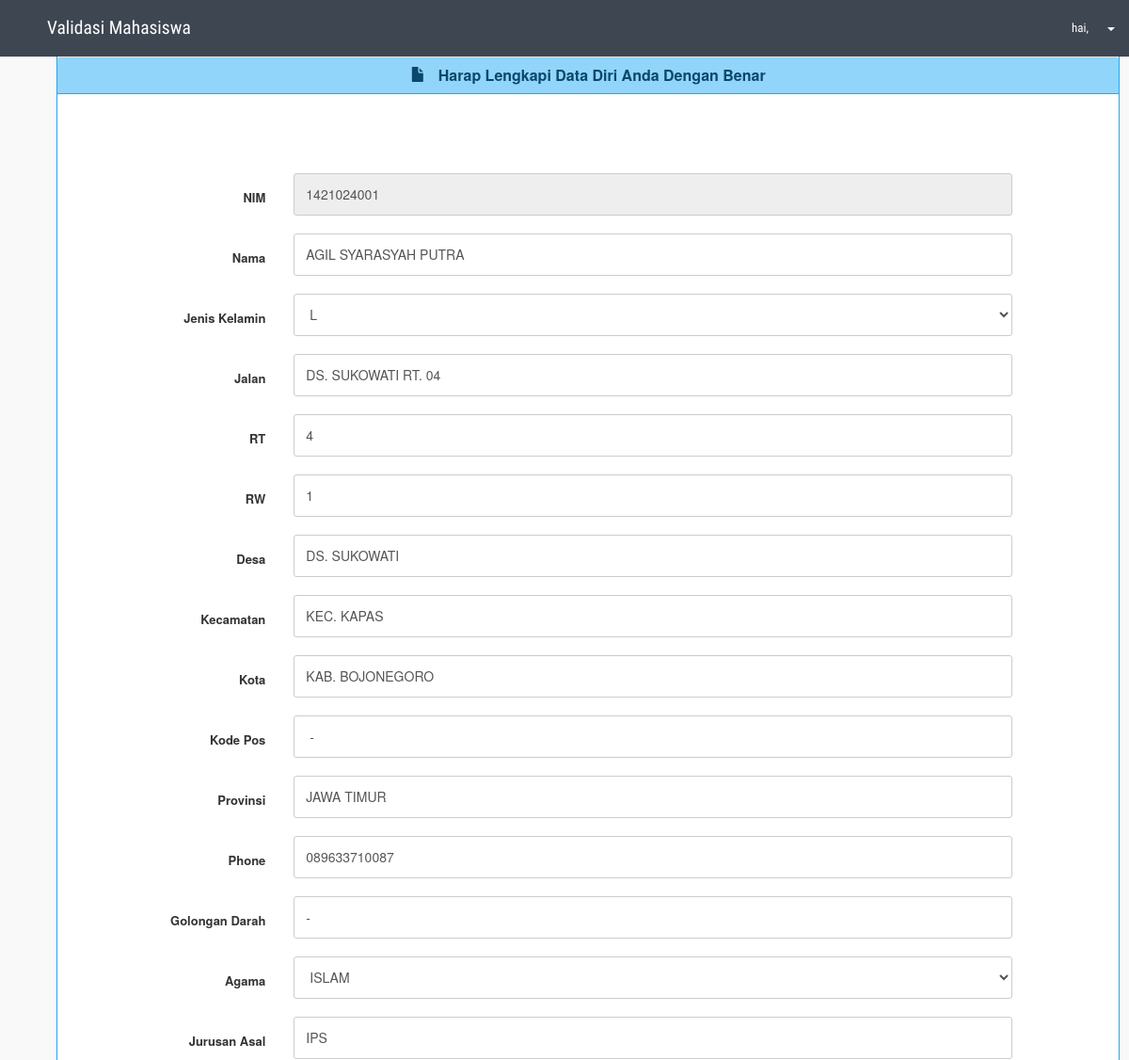
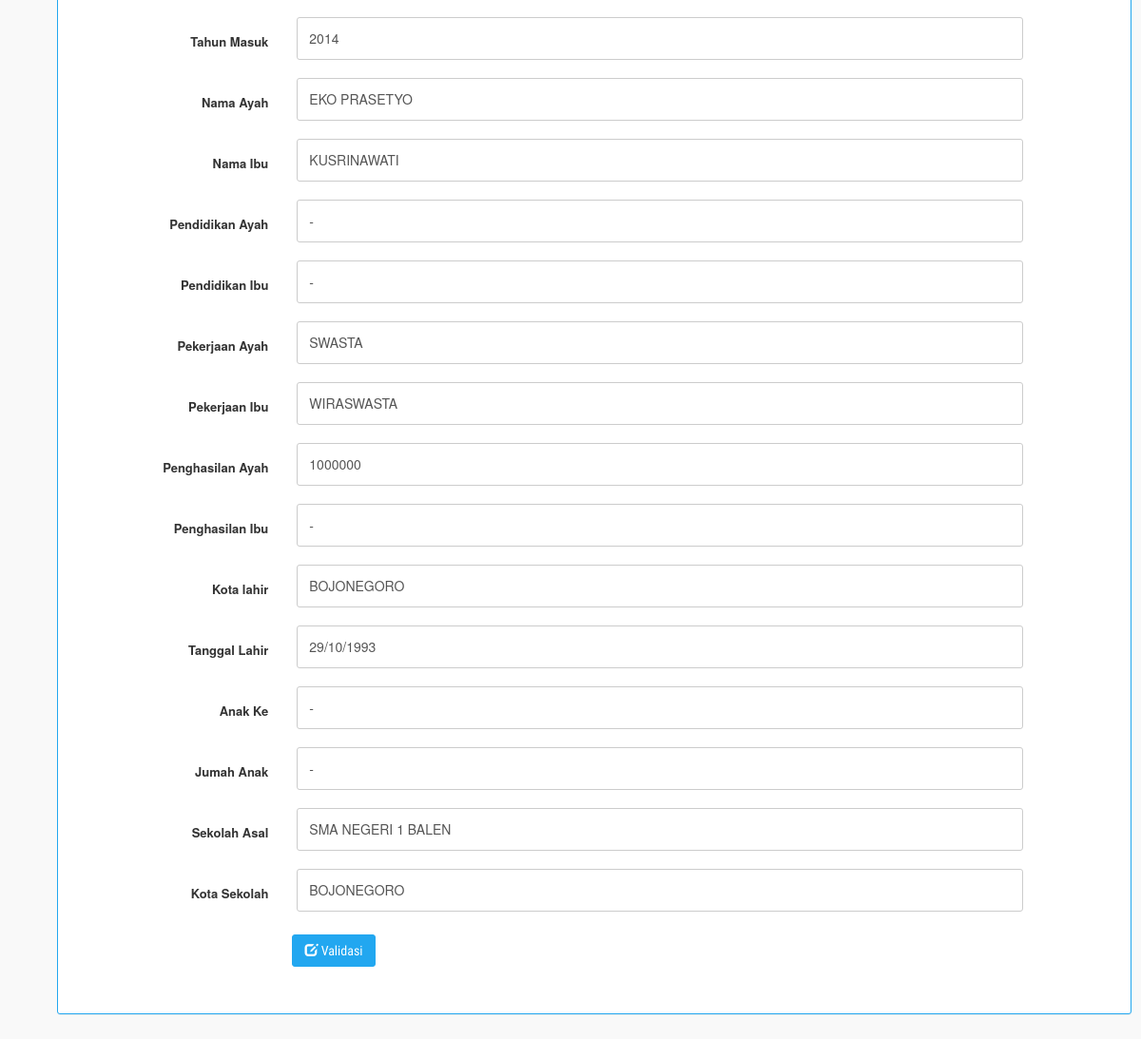
The page /index.php/validasi/validasi/mahasiswa/1421024001 (signed in) on the database its author committed (2 pictures, top to bottom).
### tables this page shows
CREATE TABLE IF NOT EXISTS `mahasiswa` (
  `nim` varchar(10) NOT NULL,
  `nama_mahasiswa` varchar(30) NOT NULL,
  `jk` enum('L','K','','') NOT NULL,
  `jalan` varchar(20) NOT NULL,
  `rt` varchar(5) NOT NULL,
  `rw` varchar(5) NOT NULL,
  `desa` varchar(20) NOT NULL,
  `kecamatan` varchar(20) NOT NULL,
  `kota` varchar(20) NOT NULL,
  `kode_pos` varchar(10) NOT NULL,
  `provinsi` varchar(20) NOT NULL,
  `phone` varchar(20) NOT NULL,
  `gol_darah` varchar(2) NOT NULL,
  `agama` varchar(10) NOT NULL,
  `jurusan_asal` varchar(20) NOT NULL,
  `tahun_masuk` varchar(5) NOT NULL,
  `ayah` varchar(20) NOT NULL,
  `ibu` varchar(20) NOT NULL,
  `pendidikan_ayah` varchar(10) NOT NULL,
  `pendidikan_ibu` varchar(10) NOT NULL,
  `pekerjaan_ayah` varchar(10) NOT NULL,
  `pekerjaan_ibu` varchar(10) NOT NULL,
  `penghasilan_ayah` varchar(10) NOT NULL,
  `penghasilan_ibu` varchar(10) NOT NULL,
  `kota_lahir` varchar(20) NOT NULL,
  `tanggal_lahir` varchar(10) NOT NULL,
  `anak_ke` varchar(3) NOT NULL,
  `jumlah_anak` varchar(3) NOT NULL,
  `asal_sekolah` varchar(20) NOT NULL,
  `kota_sekolah` varchar(10) NOT NULL,
  `gelombang` varchar(5) NOT NULL,
  `status` enum('aktif','nonaktif','','') NOT NULL,
  `username` varchar(20) NOT NULL,
  `password` varchar(50) NOT NULL,
  `nilai_stl` varchar(3) NOT NULL,
  `nilai_rstl` varchar(3) NOT NULL,
  `jumlah_mp` varchar(5) NOT NULL
);

### application/controllers/validasi.php (called while the page is built, shortened)
<?php
class Validasi extends CI_Controller{
	function __construct(){
		$this->load->model('m_mahasiswa');
		$this->load->model('m_dosen');
		$this->load->model('m_tata_usaha');
		$this->load->model('m_login');
		$this->load->library(array('pagination','form_validation','upload'));
		$this->load->helper('back');
    }
    function validasi(){
		$data['title']="Validasi Mahasiswa | SI DC AKN Bojonegoro";
		$data['judul']="Validasi Mahasiswa";
		$data['content']="validasimaha/index.php";
		$user=$this->uri->segment(4);
		$data['session_id']=$user;
		$data['mahasiswa']=$this->m_login->maha($user)->row_array();
		$this->load->view('admin/template_maha',$data);
    }
}

### index.php (called while the page is built, shortened)
<?php
require_once BASEPATH.'core/CodeIgniter.php';

### application/models/m_login.php (called while the page is built, shortened)
<?php
class M_login extends CI_Model{
	function maha($username){
        $q=$this->db->query("select * from mahasiswa
							where username='$username'");
        return $q;
    }
}

### application/views/admin/validasimaha/index.php (the view, shortened to what this page needs)
<div class="panel panel-info side-body">
	<div class="panel-heading">
		<h4 class="panel-title">
			<center><span class="glyphicon glyphicon-file"/></span>&nbsp;&nbsp;<strong> Harap Lengkapi Data Diri Anda Dengan Benar</strong></center>
		</h4>
    </div>
	<div class="side-body padding-top">
		<div class="row">
			<div class="col-sm-	6 col-xs-12">
				<div class="col-xs-12">
					<?php $nim=$mahasiswa['nim']; ?>
					<form class="form-horizontal" role="form" action="<?php echo site_url('validasi/validasi_proses/'.$nim);?>" method="post">
						<div class="form-group">
							<label class="col-sm-2 control-label">NIM</label>
							<div class="col-sm-9">
								<input type="text" name="nim" class="form-control" value="<?php echo $mahasiswa['nim'];?>" readonly="readonly">
							</div>
						</div>
						<div class="form-group">
						<label class="col-sm-2 control-label">Nama</label>
							<div class="col-sm-9">
								<input type="text" name="nama_mahasiswa" class="form-control" value="<?php echo $mahasiswa['nama_mahasiswa'];?>">
							</div>
						</div>
						<div class="form-group">
							<label class="col-sm-2 control-label">Jenis Kelamin</label>
							<div class="col-sm-9">
								<select name="jenis_kelamin" class="form-control">
									<option value="<?php echo $mahasiswa['jk'];?>"><?php echo $mahasiswa['jk'];?></option>
								</select>
							</div>
						</div>
						<div class="form-group">
							<label class="col-sm-2 control-label">Jalan</label>
							<div class="col-sm-9">
								<input type="text" name="jalan" class="form-control" value="<?php echo $mahasiswa['jalan'];?>">
							</div>
						</div>
						<div class="form-group">
							<label class="col-sm-2 control-label">RT</label>
							<div class="col-sm-9">
								<input type="text" name="rt" class="form-control" value="<?php echo $mahasiswa['rt'];?>">
							</div>
						</div>
						<div class="form-group">
							<label class="col-sm-2 control-label">RW</label>
							<div class="col-sm-9">
								<input type="text" name="rw" class="form-control" value="<?php echo $mahasiswa['rw'];?>">
							</div>
						</div>
						<div class="form-group">
							<label class="col-sm-2 control-label">Desa</label>
							<div class="col-sm-9">
								<input type="text" name="desa" class="form-control" value="<?php echo $mahasiswa['desa'];?>">
							</div>
						</div>
						<div class="form-group">
							<label class="col-sm-2 control-label">Kecamatan</label>
							<div class="col-sm-9">
								<input type="text" name="kecamatan" class="form-control" value="<?php echo $mahasiswa['kecamatan'];?>">
							</div>
						</div>
						<div class="form-group">
							<label class="col-sm-2 control-label">Kota</label>
							<div class="col-sm-9">
								<input type="text" name="kota" class="form-control" value="<?php echo $mahasiswa['kota'];?>">
							</div>
						</div>
						<div class="form-group">
							<label class="col-sm-2 control-label">Kode Pos</label>
							<div class="col-sm-9">
								<input type="text" name="kode_pos" class="form-control" value="<?php echo $mahasiswa['kode_pos'];?>">
							</div>
						</div>
						<div class="form-group">
							<label class="col-sm-2 control-label">Provinsi</label>
							<div class="col-sm-9">
								<input type="text" name="provinsi" class="form-control" value="<?php echo $mahasiswa['provinsi'];?>">
							</div>
						</div>
						<div class="form-group">
							<label class="col-sm-2 control-label">Phone</label>
							<div class="col-sm-9">
								<input type="text" name="phone" class="form-control" value="<?php echo $mahasiswa['phone'];?>">
							</div>
						</div>
						<div class="form-group">
							<label class="col-sm-2 control-label">Golongan Darah</label>
							<div class="col-sm-9">
								<input type="text" name="gol_darah" class="form-control" value="<?php echo $mahasiswa['gol_darah'];?>">
							</div>
						</div>
						<div class="form-group">
							<label class="col-sm-2 control-label">Agama</label>
							<div class="col-sm-9">
								<select name="agama" class="form-control">
									<option value="<?php echo $mahasiswa['agama'];?>"><?php echo $mahasiswa['agama'];?></option>
								</select>
							</div>
						</div>
						<div class="form-group">
							<label class="col-sm-2 control-label">Jurusan Asal</label>
							<div class="col-sm-9">
								<input type="text" name="jurusan_asal" class="form-control" value="<?php echo $mahasiswa['jurusan_asal'];?>">
							</div>
						</div>
						<div class="form-group">
							<label class="col-sm-2 control-label">Tahun Masuk</label>
							<div class="col-sm-9">
								<input type="text" name="tahun_masuk" class="form-control" value="<?php echo $mahasiswa['tahun_masuk'];?>">
							</div>
						</div>
						<div class="form-group">
							<label class="col-sm-2 control-label">Nama Ayah</label>
							<div class="col-sm-9">
								<input type="text" name="nama_ayah" class="form-control" value="<?php echo $mahasiswa['ayah'];?>">
							</div>
						</div>
						<div class="form-group">
							<label class="col-sm-2 control-label">Nama Ibu</label>
							<div class="col-sm-9">
								<input type="text" name="nama_ibu" class="form-control" value="<?php echo $mahasiswa['ibu'];?>">
							</div>
						</div>
						<div class="form-group">
							<label class="col-sm-2 control-label">Pendidikan Ayah</label>
							<div class="col-sm-9">
								<input type="text" name="pendidikan_ayah" class="form-control" value="<?php echo $mahasiswa['pendidikan_ayah'];?>">
							</div>
						</div>
						<div class="form-group">
							<label class="col-sm-2 control-label">Pendidikan Ibu</label>
							<div class="col-sm-9">
								<input type="text" name="pendidikan_ibu" class="form-control" value="<?php echo $mahasiswa['pendidikan_ibu'];?>">
							</div>
						</div>
						<div class="form-group">
							<label class="col-sm-2 control-label">Pekerjaan Ayah</label>
							<div class="col-sm-9">
								<input type="text" name="pekerjaan_ayah" class="form-control" value="<?php echo $mahasiswa['pekerjaan_ayah'];?>">
							</div>
						</div>
						<div class="form-group">
							<label class="col-sm-2 control-label">Pekerjaan Ibu</label>
							<div class="col-sm-9">
								<input type="text" name="pekerjaan_ibu" class="form-control" value="<?php echo $mahasiswa['pekerjaan_ibu'];?>">
							</div>
						</div>
						<div class="form-group">
							<label class="col-sm-2 control-label">Penghasilan Ayah</label>
							<div class="col-sm-9">
								<input type="text" name="penghasilan_ayah" class="form-control" value="<?php echo $mahasiswa['penghasilan_ayah'];?>">
							</div>
						</div>
						<div class="form-group">
							<label class="col-sm-2 control-label">Penghasilan Ibu</label>
							<div class="col-sm-9">
								<input type="text" name="penghasilan_ibu" class="form-control" value="<?php echo $mahasiswa['penghasilan_ibu'];?>">
							</div>
						</div>
						<div class="form-group">
							<label class="col-sm-2 control-label">Kota lahir</label>
							<div class="col-sm-9">
								<input type="text" name="kota_lahir" class="form-control" value="<?php echo $mahasiswa['kota_lahir'];?>">
							</div>
						</div>
						<div class="form-group">
							<label class="col-sm-2 control-label">Tanggal Lahir</label>
							<div class="col-sm-9">
								<input type="text" name="tanggal_lahir" id="tanggal" class="form-control" value="<?php echo $mahasiswa['tanggal_lahir'];?>">
							</div>
						</div>
						<div class="form-group">
							<label class="col-sm-2 control-label">Anak Ke</label>
							<div class="col-sm-9">
								<input type="text" name="anak_ke" class="form-control" value="<?php echo $mahasiswa['anak_ke'];?>">
							</div>
						</div>
						<div class="form-group">
							<label class="col-sm-2 control-label">Jumah Anak</label>
							<div class="col-sm-9">
								<input type="text" name="jumlah_anak" class="form-control" value="<?php echo $mahasiswa['jumlah_anak'];?>">
							</div>
						</div>
						<div class="form-group">
							<label class="col-sm-2 control-label">Sekolah Asal</label>
							<div class="col-sm-9">
								<input type="text" name="asal_sekolah" class="form-control" value="<?php echo $mahasiswa['asal_sekolah'];?>">
							</div>
						</div>
						<div class="form-group">
							<label class="col-sm-2 control-label">Kota Sekolah</label>
							<div class="col-sm-9">
								<input type="text" name="kota_sekolah" class="form-control" value="<?php echo $mahasiswa['kota_sekolah'];?>">
							</div>
						</div>
						<div class="form-group">
								<div class="col-sm-offset-2 col-sm-5">
									<button type="submit" class="btn btn-info"><i class="glyphicon glyphicon-edit"></i> Validasi</button>
								</div>
						</div>
					</form>
				</div>
			</div>
		</div>
	</div>
</div>

### rows shown on the page
mahasiswa: nim "1421024001", nama_mahasiswa "AGIL SYARASYAH PUTRA", jenis_kelamin "L", jalan "DS. SUKOWATI RT. 04", rt "4", rw "1", desa "DS. SUKOWATI", kecamatan "KEC. KAPAS", kota "KAB. BOJONEGORO", kode_pos "-", provinsi "JAWA TIMUR", phone "089633710087", gol_darah "-", agama "ISLAM", jurusan_asal "IPS", tahun_masuk "2014", nama_ayah "EKO PRASETYO", nama_ibu "KUSRINAWATI", pendidikan_ayah "-", pendidikan_ibu "-", pekerjaan_ayah "SWASTA", pekerjaan_ibu "WIRASWASTA", penghasilan_ayah "1000000", penghasilan_ibu "-", kota_lahir "BOJONEGORO", tanggal_lahir "29/10/1993", anak_ke "-", jumlah_anak "-", asal_sekolah "SMA NEGERI 1 BALEN", kota_sekolah "BOJONEGORO"

### other values the page prints
$judul "Validasi Mahasiswa"
